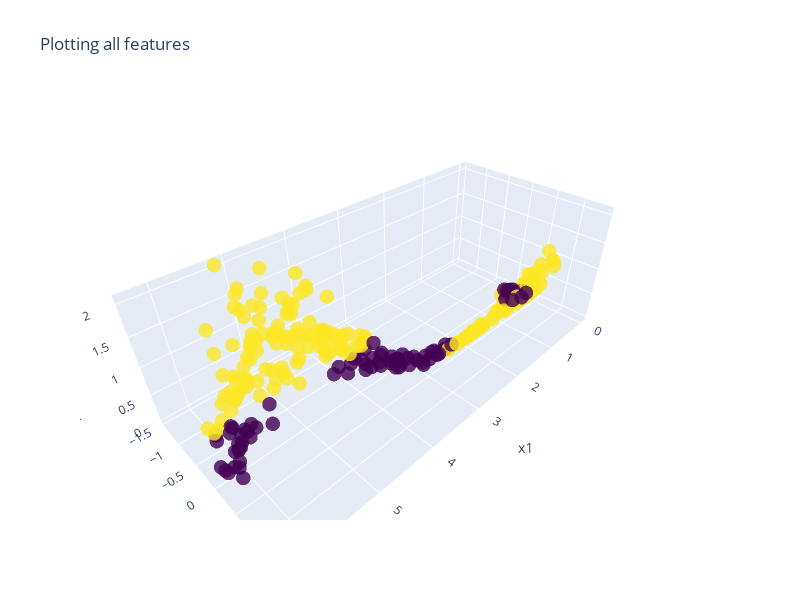

Notebook code for this chart:
### Code cell
plot_3d(polynomial_train, ['x1', 'x2', 'x2_poly', 'target'], title='Plotting all features')

### Figure 1 — Plotly figure (JSON) as saved in the notebook; plotly's stock layout.template omitted (floating-point values rounded to 4 significant figures; data arrays with more than 128 entries replaced by an {"elided": "..."} marker saying what was removed)
{"data": [{"marker": {"color": {"elided": "300 int values"}, "colorscale": [[0, "#440154"], [0.1111, "#482878"], [0.2222, "#3e4989"], [0.3333, "#31688e"], [0.4444, "#26828e"], [0.5556, "#1f9e89"], [0.6667, "#35b779"], [0.7778, "#6ece58"], [0.8889, "#b5de2b"], [1, "#fde725"]], "opacity": 0.8, "size": 5}, "mode": "markers", "text": {"elided": "300 int values"}, "type": "scatter3d", "x": {"elided": "300 float values"}, "y": {"elided": "300 float values"}, "z": {"elided": "300 float values"}}], "layout": {"height": 600, "scene": {"xaxis": {"title": {"text": "x1"}}, "yaxis": {"title": {"text": "x2"}}, "zaxis": {"title": {"text": "x2_poly"}}}, "title": {"text": "Plotting all features"}, "width": 800}}
